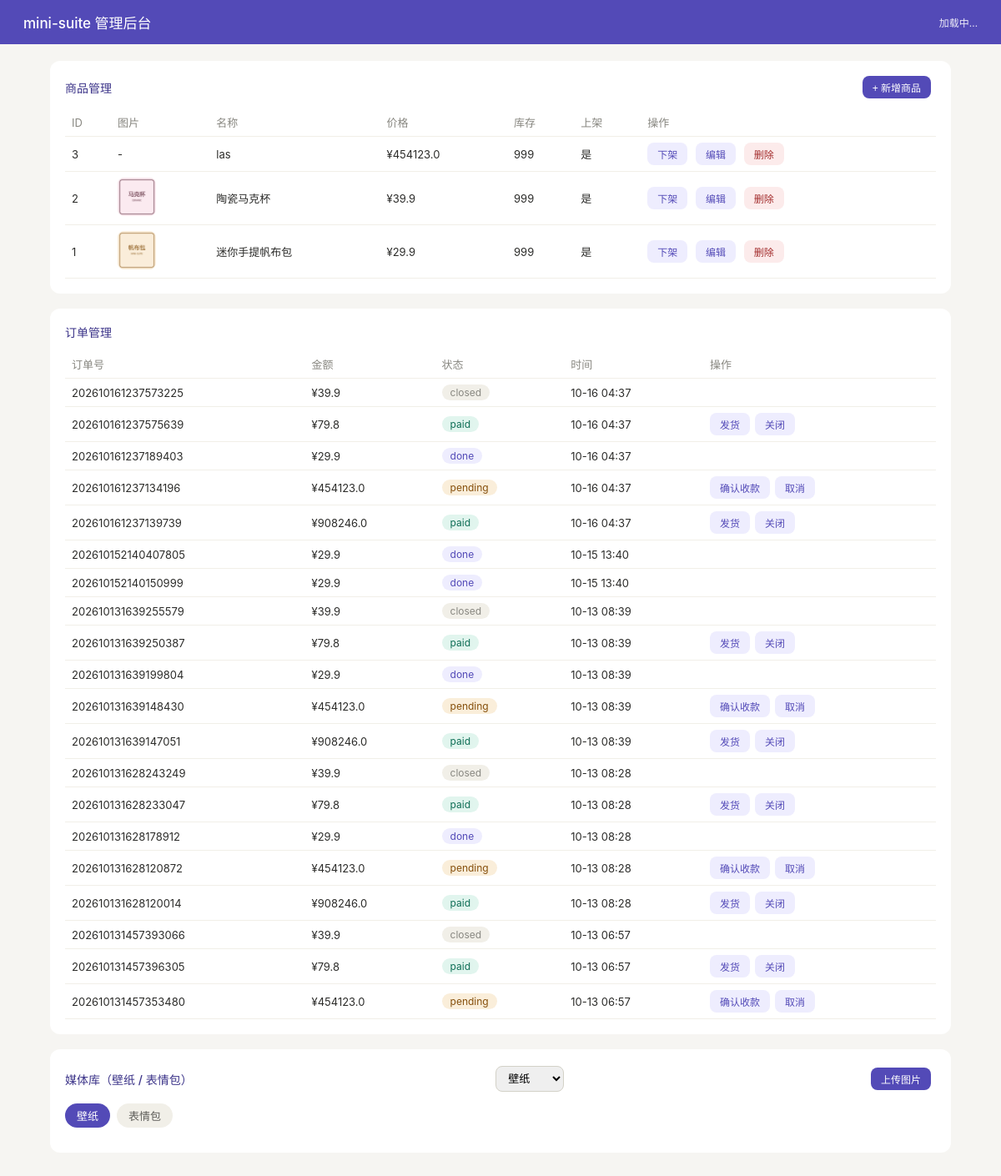
The page /admin on the database its author committed.
### app/models.py (models this page shows)
class Goods(Base):
    __tablename__ = "goods"
    id = Column(Integer, primary_key=True)
    name = Column(String(128), nullable=False)
    category_id = Column(Integer, ForeignKey("categories.id"))
    price = Column(Float, default=0.0)          # 演示态：单位元
    stock = Column(Integer, default=999)
    images = Column(Text, default="")           # 逗号分隔的 /static/goods/xxx
    detail = Column(Text, default="")
    on_sale = Column(Boolean, default=True)
    created_at = Column(DateTime, default=datetime.utcnow)

class Order(Base):
    __tablename__ = "orders"
    id = Column(Integer, primary_key=True)
    order_no = Column(String(32), unique=True, index=True)
    user_id = Column(Integer, ForeignKey("users.id"))
    total = Column(Float, default=0.0)
    status = Column(String(16), default="pending")  # pending|paid|shipped|done|closed
    address = Column(String(255), default="演示地址：XX省XX市XX区 1 号")
    created_at = Column(DateTime, default=datetime.utcnow)
    updated_at = Column(DateTime, default=datetime.utcnow)

### app/routers/admin.py (the view)
@router.get("/admin", response_class=HTMLResponse)
def admin_home(request: Request, db: Session = Depends(get_db)):
    goods = db.query(models.Goods).order_by(models.Goods.id.desc()).all()
    orders = db.query(models.Order).order_by(models.Order.id.desc()).limit(20).all()
    return templates.TemplateResponse(request, "admin.html", {
        "goods": goods, "orders": orders,
    })

### app/templates/admin.html (shortened to what this page needs)
<!DOCTYPE html>
<html lang="zh">
<head>
</head>
<body>
<header>
  <h1>mini-suite 管理后台</h1>
  <div class="stats" id="stats">加载中…</div>
</header>
<main>
  <div class="card">
    <h2>商品管理 <button class="primary" onclick="openGoodsDlg()">+ 新增商品</button></h2>
    <table id="goods-table">
      <tr><th>ID</th><th>图片</th><th>名称</th><th>价格</th><th>库存</th><th>上架</th><th>操作</th></tr>
      {% for g in goods %}
      <tr>
        <td>{{ g.id }}</td>
        <td>{% if g.images %}<img class="thumb" src="{{ g.images.split(',')[0] }}">{% else %}-{% endif %}</td>
        <td>{{ g.name }}</td>
        <td>¥{{ g.price }}</td>
        <td>{{ g.stock }}</td>
        <td>{{ '是' if g.on_sale else '否' }}</td>
        <td>
          <button onclick="toggleGoods({{ g.id }})">{{ '下架' if g.on_sale else '上架' }}</button>
          <button onclick='openGoodsDlg({"id": {{ g.id }}, "name": {{ g.name | tojson }}, "price": {{ g.price }}, "stock": {{ g.stock }}, "images": {{ g.images | tojson }}, "detail": {{ g.detail | tojson }}})'>编辑</button>
          <button class="warn" onclick="delGoods({{ g.id }})">删除</button>
        </td>
      </tr>
      {% endfor %}
    </table>
  </div>
  <div class="card">
    <h2>订单管理</h2>
    <table id="order-table">
      <tr><th>订单号</th><th>金额</th><th>状态</th><th>时间</th><th>操作</th></tr>
      {% for o in orders %}
      <tr>
        <td>{{ o.order_no }}</td>
        <td>¥{{ o.total }}</td>
        <td><span class="badge {{ o.status }}">{{ o.status }}</span></td>
        <td>{{ o.created_at.strftime('%m-%d %H:%M') if o.created_at else '' }}</td>
        <td id="ops-{{ o.order_no }}"></td>
      </tr>
      {% endfor %}
    </table>
  </div>
  <div class="card">
    <h2>媒体库（壁纸 / 表情包） <input type="file" id="upload-file" accept="image/*" hidden onchange="doUpload(this)">
      <select id="upload-type"><option value="wallpaper">壁纸</option><option value="emoji">表情包</option></select>
      <button class="primary" onclick="document.getElementById('upload-file').click()">上传图片</button>
    </h2>
    <div class="tabs">
      <div class="tab on" data-type="wallpaper" onclick="switchMedia(this)">壁纸</div>
      <div class="tab" data-type="emoji" onclick="switchMedia(this)">表情包</div>
    </div>
  </div>
</main>
</body>
</html>

### app/templates/admin.html (style rules this page uses)
body { font-family: -apple-system, "PingFang SC", "Microsoft YaHei", sans-serif; margin: 0; background: #F6F5F2; color: #2C2C2A; }
header { background: #534AB7; color: #fff; padding: 14px 28px; display: flex; justify-content: space-between; align-items: center; }
header h1 { font-size: 17px; margin: 0; font-weight: 500; }
.stats { font-size: 12px; opacity: .9; }
main { padding: 20px; max-width: 1080px; margin: 0 auto; }
.card { background: #fff; border-radius: 12px; padding: 18px; margin-bottom: 18px; }
h2 { font-size: 14px; color: #3C3489; margin: 0 0 12px; font-weight: 500; display: flex; justify-content: space-between; align-items: center; }
table { width: 100%; border-collapse: collapse; font-size: 13px; }
th, td { text-align: left; padding: 7px 8px; border-bottom: 1px solid #F1EFE8; }
th { color: #888780; font-weight: 400; }
.badge { display: inline-block; padding: 2px 10px; border-radius: 10px; font-size: 12px; }
.pending { background: #FAEEDA; color: #854F0B; }
.paid { background: #E1F5EE; color: #0F6E56; }
.done { background: #EEEDFE; color: #534AB7; }
.closed { background: #F1EFE8; color: #888780; }
button { border: none; border-radius: 8px; padding: 5px 12px; font-size: 12px; cursor: pointer; background: #EEEDFE; color: #534AB7; margin-right: 6px; }
button.warn { background: #FCEBEB; color: #A32D2D; }
button.primary { background: #534AB7; color: #fff; }
input, select, textarea { border: 1px solid #D3D1C7; border-radius: 8px; padding: 6px 10px; font-size: 13px; margin: 2px 4px 2px 0; }
.thumb { width: 46px; height: 46px; object-fit: cover; border-radius: 8px; background: #F6F5F2; }
.tabs { display: flex; gap: 8px; margin-bottom: 12px; }
.tab { padding: 5px 14px; border-radius: 16px; font-size: 13px; cursor: pointer; background: #F1EFE8; color: #5F5E5A; }
.tab.on { background: #534AB7; color: #fff; }

### rows shown on the page
Goods: id "3", name "las", price "454123.0", stock "999", on_sale "是", on_sale "下架"
Goods: id "2", images (picture), name "陶瓷马克杯", price "39.9", stock "999", on_sale "是", on_sale "下架"
Goods: id "1", images (picture), name "迷你手提帆布包", price "29.9", stock "999", on_sale "是", on_sale "下架"
Order: order_no "202610161237573225", total "39.9", status "closed", created_at "10-16 04:37"
Order: order_no "202610161237575639", total "79.8", status "paid", created_at "10-16 04:37"
Order: order_no "202610161237189403", total "29.9", status "done", created_at "10-16 04:37"
Order: order_no "202610161237134196", total "454123.0", status "pending", created_at "10-16 04:37"
Order: order_no "202610161237139739", total "908246.0", status "paid", created_at "10-16 04:37"
Order: order_no "202610152140407805", total "29.9", status "done", created_at "10-15 13:40"
Order: order_no "202610152140150999", total "29.9", status "done", created_at "10-15 13:40"
Order: order_no "202610131639255579", total "39.9", status "closed", created_at "10-13 08:39"
Order: order_no "202610131639250387", total "79.8", status "paid", created_at "10-13 08:39"
Order: order_no "202610131639199804", total "29.9", status "done", created_at "10-13 08:39"
Order: order_no "202610131639148430", total "454123.0", status "pending", created_at "10-13 08:39"
Order: order_no "202610131639147051", total "908246.0", status "paid", created_at "10-13 08:39"
Order: order_no "202610131628243249", total "39.9", status "closed", created_at "10-13 08:28"
Order: order_no "202610131628233047", total "79.8", status "paid", created_at "10-13 08:28"
Order: order_no "202610131628178912", total "29.9", status "done", created_at "10-13 08:28"
Order: order_no "202610131628120872", total "454123.0", status "pending", created_at "10-13 08:28"
Order: order_no "202610131628120014", total "908246.0", status "paid", created_at "10-13 08:28"
Order: order_no "202610131457393066", total "39.9", status "closed", created_at "10-13 06:57"
Order: order_no "202610131457396305", total "79.8", status "paid", created_at "10-13 06:57"
Order: order_no "202610131457353480", total "454123.0", status "pending", created_at "10-13 06:57"
